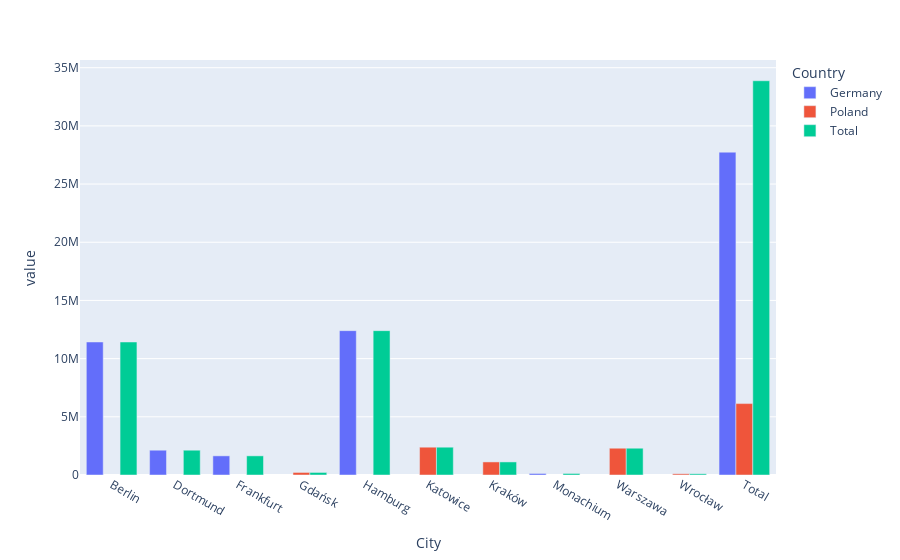

Here is the notebook cell this chart was saved with:
### Code cell
pivot.plot.bar(barmode="group")

### Figure 1 — Plotly figure (JSON) as saved in the notebook; plotly's stock layout.template omitted (floating-point values rounded to 4 significant figures)
{"data": [{"alignmentgroup": "True", "hovertemplate": "Country=Germany<br>City=%{x}<br>value=%{y}<extra></extra>", "legendgroup": "Germany", "marker": {"color": "#636efa", "pattern": {"shape": ""}}, "name": "Germany", "offsetgroup": "Germany", "orientation": "v", "showlegend": true, "textposition": "auto", "type": "bar", "x": ["Berlin", "Dortmund", "Frankfurt", "Gdańsk", "Hamburg", "Katowice", "Kraków", "Monachium", "Warszawa", "Wrocław", "Total"], "xaxis": "x", "y": [11430000.0, 2130554, 1645654, null, 12404148, null, null, 130916, null, null, 27740000.0], "yaxis": "y"}, {"alignmentgroup": "True", "hovertemplate": "Country=Poland<br>City=%{x}<br>value=%{y}<extra></extra>", "legendgroup": "Poland", "marker": {"color": "#EF553B", "pattern": {"shape": ""}}, "name": "Poland", "offsetgroup": "Poland", "orientation": "v", "showlegend": true, "textposition": "auto", "type": "bar", "x": ["Berlin", "Dortmund", "Frankfurt", "Gdańsk", "Hamburg", "Katowice", "Kraków", "Monachium", "Warszawa", "Wrocław", "Total"], "xaxis": "x", "y": [null, null, null, 220386, null, 2389000.0, 1123000.0, null, 2301253, 103740, 6138000.0], "yaxis": "y"}, {"alignmentgroup": "True", "hovertemplate": "Country=Total<br>City=%{x}<br>value=%{y}<extra></extra>", "legendgroup": "Total", "marker": {"color": "#00cc96", "pattern": {"shape": ""}}, "name": "Total", "offsetgroup": "Total", "orientation": "v", "showlegend": true, "textposition": "auto", "type": "bar", "x": ["Berlin", "Dortmund", "Frankfurt", "Gdańsk", "Hamburg", "Katowice", "Kraków", "Monachium", "Warszawa", "Wrocław", "Total"], "xaxis": "x", "y": [11430000.0, 2130554, 1645654, 220386, 12404148, 2389000.0, 1123000.0, 130916, 2301253, 103740, 33880000.0], "yaxis": "y"}], "layout": {"barmode": "group", "legend": {"title": {"text": "Country"}, "tracegroupgap": 0}, "margin": {"t": 60}, "xaxis": {"anchor": "y", "domain": [0, 1], "title": {"text": "City"}}, "yaxis": {"anchor": "x", "domain": [0, 1], "title": {"text": "value"}}}}
